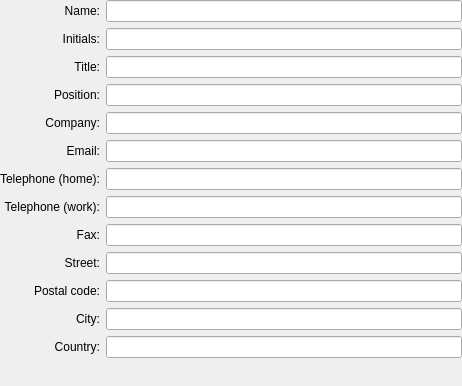
<?xml version="1.0" encoding="UTF-8"?>
<ui version="4.0">
 <class>KoConfigAuthorPage</class>
 <widget class="QWidget" name="KoConfigAuthorPage">
  <property name="geometry">
   <rect>
    <x>0</x>
    <y>0</y>
    <width>462</width>
    <height>386</height>
   </rect>
  </property>
  <layout class="QGridLayout" name="gridLayout">
   <property name="margin">
    <number>0</number>
   </property>
   <item row="0" column="1">
    <widget class="QLabel" name="fullNameLabel">
     <property name="text">
      <string>Name:</string>
     </property>
     <property name="alignment">
      <set>Qt::AlignRight|Qt::AlignTrailing|Qt::AlignVCenter</set>
     </property>
    </widget>
   </item>
   <item row="0" column="2">
    <widget class="QLineEdit" name="leFullName">
     <property name="sizePolicy">
      <sizepolicy hsizetype="Expanding" vsizetype="Fixed">
       <horstretch>1</horstretch>
       <verstretch>0</verstretch>
      </sizepolicy>
     </property>
    </widget>
   </item>
   <item row="1" column="0" colspan="2">
    <widget class="QLabel" name="lblInitialsDesc">
     <property name="text">
      <string>Initials:</string>
     </property>
     <property name="alignment">
      <set>Qt::AlignRight|Qt::AlignTrailing|Qt::AlignVCenter</set>
     </property>
     <property name="buddy">
      <cstring>leInitials</cstring>
     </property>
    </widget>
   </item>
   <item row="1" column="2">
    <widget class="QLineEdit" name="leInitials">
     <property name="sizePolicy">
      <sizepolicy hsizetype="Expanding" vsizetype="Fixed">
       <horstretch>1</horstretch>
       <verstretch>0</verstretch>
      </sizepolicy>
     </property>
    </widget>
   </item>
   <item row="2" column="0" colspan="2">
    <widget class="QLabel" name="lblTitleDesc">
     <property name="text">
      <string>Title:</string>
     </property>
     <property name="alignment">
      <set>Qt::AlignRight|Qt::AlignTrailing|Qt::AlignVCenter</set>
     </property>
     <property name="buddy">
      <cstring>leTitle</cstring>
     </property>
    </widget>
   </item>
   <item row="2" column="2">
    <widget class="QLineEdit" name="leTitle"/>
   </item>
   <item row="3" column="0" colspan="2">
    <widget class="QLabel" name="lblPositionDesc">
     <property name="text">
      <string>Position:</string>
     </property>
     <property name="alignment">
      <set>Qt::AlignRight|Qt::AlignTrailing|Qt::AlignVCenter</set>
     </property>
     <property name="buddy">
      <cstring>lePosition</cstring>
     </property>
    </widget>
   </item>
   <item row="3" column="2">
    <widget class="QLineEdit" name="lePosition"/>
   </item>
   <item row="4" column="0" colspan="2">
    <widget class="QLabel" name="lblCompanyDesc">
     <property name="text">
      <string>Company:</string>
     </property>
     <property name="alignment">
      <set>Qt::AlignRight|Qt::AlignTrailing|Qt::AlignVCenter</set>
     </property>
     <property name="buddy">
      <cstring>leCompany</cstring>
     </property>
    </widget>
   </item>
   <item row="4" column="2">
    <widget class="QLineEdit" name="leCompany"/>
   </item>
   <item row="5" column="0" colspan="2">
    <widget class="QLabel" name="lblEmailDesc">
     <property name="text">
      <string>Email:</string>
     </property>
     <property name="alignment">
      <set>Qt::AlignRight|Qt::AlignTrailing|Qt::AlignVCenter</set>
     </property>
     <property name="buddy">
      <cstring>leEmail</cstring>
     </property>
    </widget>
   </item>
   <item row="5" column="2">
    <widget class="QLineEdit" name="leEmail"/>
   </item>
   <item row="6" column="0" colspan="2">
    <widget class="QLabel" name="lblPhoneHome">
     <property name="text">
      <string>Telephone (home):</string>
     </property>
     <property name="alignment">
      <set>Qt::AlignRight|Qt::AlignTrailing|Qt::AlignVCenter</set>
     </property>
     <property name="buddy">
      <cstring>lePhoneHome</cstring>
     </property>
    </widget>
   </item>
   <item row="6" column="2">
    <widget class="QLineEdit" name="lePhoneHome"/>
   </item>
   <item row="7" column="0" colspan="2">
    <widget class="QLabel" name="lblPhoneWork">
     <property name="text">
      <string>Telephone (work):</string>
     </property>
     <property name="alignment">
      <set>Qt::AlignRight|Qt::AlignTrailing|Qt::AlignVCenter</set>
     </property>
     <property name="buddy">
      <cstring>lePhoneWork</cstring>
     </property>
    </widget>
   </item>
   <item row="7" column="2">
    <widget class="QLineEdit" name="lePhoneWork"/>
   </item>
   <item row="8" column="0" colspan="2">
    <widget class="QLabel" name="lblFaxDesc">
     <property name="text">
      <string>Fax:</string>
     </property>
     <property name="alignment">
      <set>Qt::AlignRight|Qt::AlignTrailing|Qt::AlignVCenter</set>
     </property>
     <property name="buddy">
      <cstring>leFax</cstring>
     </property>
    </widget>
   </item>
   <item row="8" column="2">
    <widget class="QLineEdit" name="leFax"/>
   </item>
   <item row="9" column="0" colspan="2">
    <widget class="QLabel" name="lblStreetDesc">
     <property name="text">
      <string>Street:</string>
     </property>
     <property name="alignment">
      <set>Qt::AlignRight|Qt::AlignTrailing|Qt::AlignVCenter</set>
     </property>
     <property name="buddy">
      <cstring>leStreet</cstring>
     </property>
    </widget>
   </item>
   <item row="9" column="2">
    <widget class="QLineEdit" name="leStreet"/>
   </item>
   <item row="10" column="0" colspan="2">
    <widget class="QLabel" name="lblPostalDesc">
     <property name="text">
      <string>Postal code:</string>
     </property>
     <property name="alignment">
      <set>Qt::AlignRight|Qt::AlignTrailing|Qt::AlignVCenter</set>
     </property>
     <property name="buddy">
      <cstring>lePostal</cstring>
     </property>
    </widget>
   </item>
   <item row="10" column="2">
    <widget class="QLineEdit" name="lePostal"/>
   </item>
   <item row="11" column="0" colspan="2">
    <widget class="QLabel" name="lblCityDesc">
     <property name="text">
      <string>City:</string>
     </property>
     <property name="alignment">
      <set>Qt::AlignRight|Qt::AlignTrailing|Qt::AlignVCenter</set>
     </property>
     <property name="buddy">
      <cstring>leCity</cstring>
     </property>
    </widget>
   </item>
   <item row="11" column="2">
    <widget class="QLineEdit" name="leCity"/>
   </item>
   <item row="12" column="0" colspan="2">
    <widget class="QLabel" name="lblCountryDesc">
     <property name="text">
      <string>Country:</string>
     </property>
     <property name="alignment">
      <set>Qt::AlignRight|Qt::AlignTrailing|Qt::AlignVCenter</set>
     </property>
     <property name="buddy">
      <cstring>leCountry</cstring>
     </property>
    </widget>
   </item>
   <item row="12" column="2">
    <widget class="QLineEdit" name="leCountry"/>
   </item>
   <item row="14" column="2">
    <spacer>
     <property name="orientation">
      <enum>Qt::Vertical</enum>
     </property>
     <property name="sizeHint" stdset="0">
      <size>
       <width>20</width>
       <height>0</height>
      </size>
     </property>
    </spacer>
   </item>
   <item row="13" column="2">
    <spacer name="horizontalSpacer">
     <property name="orientation">
      <enum>Qt::Horizontal</enum>
     </property>
     <property name="sizeType">
      <enum>QSizePolicy::Minimum</enum>
     </property>
     <property name="sizeHint" stdset="0">
      <size>
       <width>200</width>
       <height>20</height>
      </size>
     </property>
    </spacer>
   </item>
  </layout>
 </widget>
 <layoutfunction spacing="KDialog::spacingHint" margin="KDialog::marginHint"/>
 <resources/>
 <connections/>
</ui>
